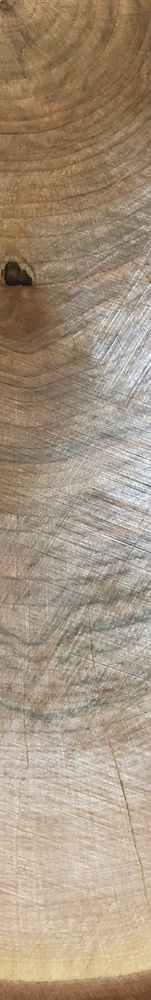
#> input picture IMG_2797.jpg, 151 x 1000 px, shrunk from 574 x 3809 before the run
$ python main.py
#> lines starting #> are read from the running program, lines starting #| are printed output that depends on the picture
import matplotlib.pyplot as plt
import numpy as np
from math import ceil
import scipy.signal
import itertools as it
import cv2

# https://stackoverflow.com/a/75114333/11555240
def sliding_median(arr, window):
    return np.median(np.lib.stride_tricks.sliding_window_view(arr, (window,)), axis=1)

PATH = 'IMG_2797.jpg'
im = cv2.imread(PATH)
#> im is the input picture: shape (1000, 151, 3); mean B, G, R 127, 147.9, 165.6
h, w, _ = im.shape
#> h = 1000; w = 151
bwim = cv2.cvtColor(im, cv2.COLOR_BGR2GRAY)
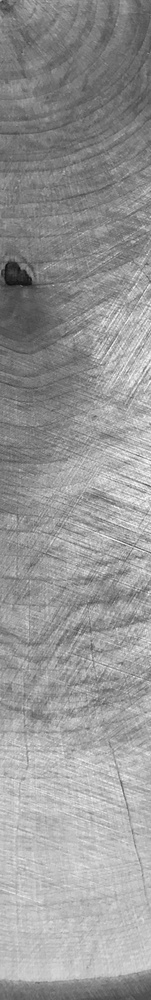
#> bwim: shape (1000, 151); min 9, max 255, mean 150.8
px = bwim

l = np.array([np.median(px[y, round(w*y/h):]) for y in range(h)])
s1 = scipy.signal.savgol_filter(l, 50, 3)
s2 = scipy.signal.savgol_filter(l, 100, 3)
v = sliding_median(np.clip(np.round(s1 - s2), -1, 1), 20)
count = [k for k, g in it.groupby(v)].count(1)
#> count = 17
print(count)
#| 17

plt.figure()
plt.plot(l)
plt.plot(s1)
plt.plot(s2)
plt.plot(s1 - s2)
plt.plot(v)
plt.show()
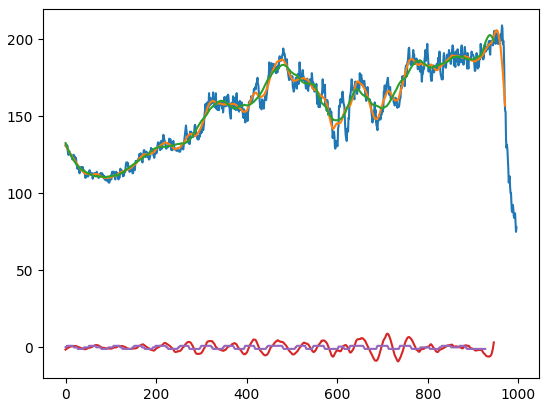
#> figure drawn by matplotlib, 1 panel
